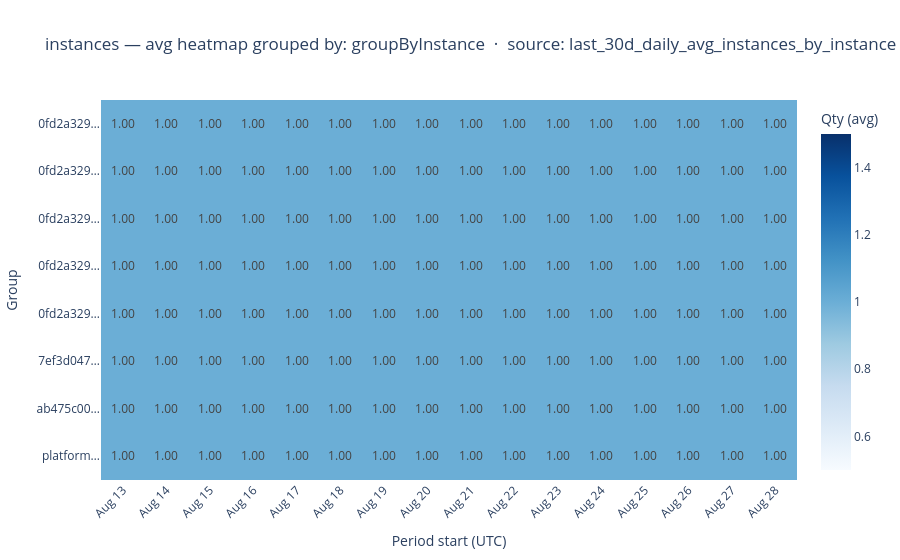

Notebook code cell kept with this figure:
### Markdown cell above
### Chart Guide

**Purpose:** Shows the full usage landscape — every group × every time period — in one view.
Lets you spot both hot groups and hot periods simultaneously.

**Chart Attributes**

| | |
|---|---|
| **Chart type** | Annotated heatmap |
| **X axis** | Period start (formatted date) |
| **Y axis** | Group label |
| **Colour** | Usage quantity — darker = higher value |
| **Cell text** | Rounded value printed in each cell |

**Insights:** A dark row means one group consistently dominates.
A dark column means a particular period had unusually high usage across all groups.
> Showing the first dataset. To show all, change `ds = datasets[0]` to `for ds in datasets:`.

### Code cell
if fig_54 is not None:
    fig_54.show()

### Figure 1 — Plotly figure (JSON) as saved in the notebook; plotly's stock layout.template omitted (floating-point values rounded to 4 significant figures)
{"data": [{"coloraxis": "coloraxis", "hovertemplate": "<b>%{y}</b><br>Period: %{x}<br>Qty: %{z:.2f}<extra></extra>", "name": "0", "texttemplate": "%{z:.2f}", "type": "heatmap", "x": ["Aug 13", "Aug 14", "Aug 15", "Aug 16", "Aug 17", "Aug 18", "Aug 19", "Aug 20", "Aug 21", "Aug 22", "Aug 23", "Aug 24", "Aug 25", "Aug 26", "Aug 27", "Aug 28"], "xaxis": "x", "y": ["0fd2a329-b354-44ad-90e7-16f00fa85948:20260812-1434-3899-16f9-16230953af1d:019ff66f-45a8-7114-b309-d5fa8fd3a965", "0fd2a329-b354-44ad-90e7-16f00fa85948:20260812-1434-3899-16f9-16230953af1d:019ff75b-d8b0-75da-b0d8-5da6c8254df1", "0fd2a329-b354-44ad-90e7-16f00fa85948:20260812-1434-3899-16f9-16230953af1d:019ff75c-0850-71fc-91d1-b7f999237a7b", "0fd2a329-b354-44ad-90e7-16f00fa85948:20260812-1844-1996-964d-e84490b6e7d5:019ff74b-3438-7737-a1f2-c4bca2f63450", "0fd2a329-b354-44ad-90e7-16f00fa85948:20260812-1844-5538-161e-859079496e6a:019ff74b-cf0d-77fa-8d80-8a5f4135263e", "7ef3d047-2729-402c-a956-3292c88329a7:20260811-2007-0135-962b-8f2f8a078fa1:019ff26f-bf20-775f-a7fc-1704500c8fae", "ab475c00-63cc-4b75-abcf-9c4513505e31:20260812-1725-3257-36ec-2500ef2d54ce:019ff702-73fc-7608-9f7c-508c7ca3161f", "platform:asaservice:019ff1ef-b43c-74e7-b483-d1fa606de79e"], "yaxis": "y", "z": [[1, 1, 1, 1, 1, 1, 1, 1, 1, 1, 1, 1, 1, 1, 1, 1], [1, 1, 1, 1, 1, 1, 1, 1, 1, 1, 1, 1, 1, 1, 1, 1], [1, 1, 1, 1, 1, 1, 1, 1, 1, 1, 1, 1, 1, 1, 1, 1], [1, 1, 1, 1, 1, 1, 1, 1, 1, 1, 1, 1, 1, 1, 1, 1], [1, 1, 1, 1, 1, 1, 1, 1, 1, 1, 1, 1, 1, 1, 1, 1], [1, 1, 1, 1, 1, 1, 1, 1, 1, 1, 1, 1, 1, 1, 1, 1], [1, 1, 1, 1, 1, 1, 1, 1, 1, 1, 1, 1, 1, 1, 1, 1], [1, 1, 1, 1, 1, 1, 1, 1, 1, 1, 1, 1, 1, 1, 1, 1]]}], "layout": {"coloraxis": {"autocolorscale": false, "colorbar": {"title": {"text": "Qty (avg)"}}, "colorscale": [[0, "rgb(247,251,255)"], [0.125, "rgb(222,235,247)"], [0.25, "rgb(198,219,239)"], [0.375, "rgb(158,202,225)"], [0.5, "rgb(107,174,214)"], [0.625, "rgb(66,146,198)"], [0.75, "rgb(33,113,181)"], [0.875, "rgb(8,81,156)"], [1, "rgb(8,48,107)"]]}, "title": {"text": "instances — avg heatmap\ngrouped by: groupByInstance  ·  source: last_30d_daily_avg_instances_by_instance"}, "xaxis": {"anchor": "y", "domain": [0, 1], "tickangle": -45, "title": {"text": "Period start (UTC)"}}, "yaxis": {"anchor": "x", "autorange": "reversed", "domain": [0, 1], "ticktext": ["0fd2a329…", "0fd2a329…", "0fd2a329…", "0fd2a329…", "0fd2a329…", "7ef3d047…", "ab475c00…", "platform…"], "tickvals": ["0fd2a329-b354-44ad-90e7-16f00fa85948:20260812-1434-3899-16f9-16230953af1d:019ff66f-45a8-7114-b309-d5fa8fd3a965", "0fd2a329-b354-44ad-90e7-16f00fa85948:20260812-1434-3899-16f9-16230953af1d:019ff75b-d8b0-75da-b0d8-5da6c8254df1", "0fd2a329-b354-44ad-90e7-16f00fa85948:20260812-1434-3899-16f9-16230953af1d:019ff75c-0850-71fc-91d1-b7f999237a7b", "0fd2a329-b354-44ad-90e7-16f00fa85948:20260812-1844-1996-964d-e84490b6e7d5:019ff74b-3438-7737-a1f2-c4bca2f63450", "0fd2a329-b354-44ad-90e7-16f00fa85948:20260812-1844-5538-161e-859079496e6a:019ff74b-cf0d-77fa-8d80-8a5f4135263e", "7ef3d047-2729-402c-a956-3292c88329a7:20260811-2007-0135-962b-8f2f8a078fa1:019ff26f-bf20-775f-a7fc-1704500c8fae", "ab475c00-63cc-4b75-abcf-9c4513505e31:20260812-1725-3257-36ec-2500ef2d54ce:019ff702-73fc-7608-9f7c-508c7ca3161f", "platform:asaservice:019ff1ef-b43c-74e7-b483-d1fa606de79e"], "title": {"text": "Group"}}}}
